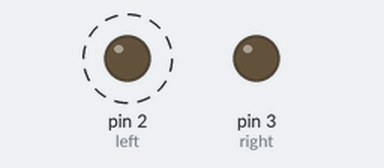
Recording of a sketch running on a simulated Arduino Uno, built with avr-gcc and run on an emulated ATmega328P. Parts: output pins drawn as LEDs (lit = HIGH). Dashed ring = blinking.

Above: at 0.5 s.
Timing chart, 0 to 4.6 s (numbered marks = the images above):
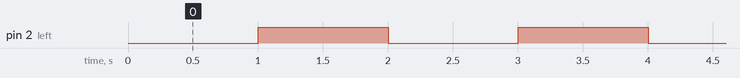

The sketch:

hard_disk_head_mover.ino
```cpp
// the setup function runs once when you press reset or power the board
void setup() {
  pinMode(2,OUTPUT); //left
  pinMode(3,OUTPUT); //right

}

// the loop function runs over and over again forever
void loop() {
delay(1000);
digitalWrite(2,HIGH);

delay(1000);
digitalWrite(2,LOW);
}
```

Measured:
- by itself, pin 2 (left): alternates HIGH for 1.0 s and LOW for 1.0 s
